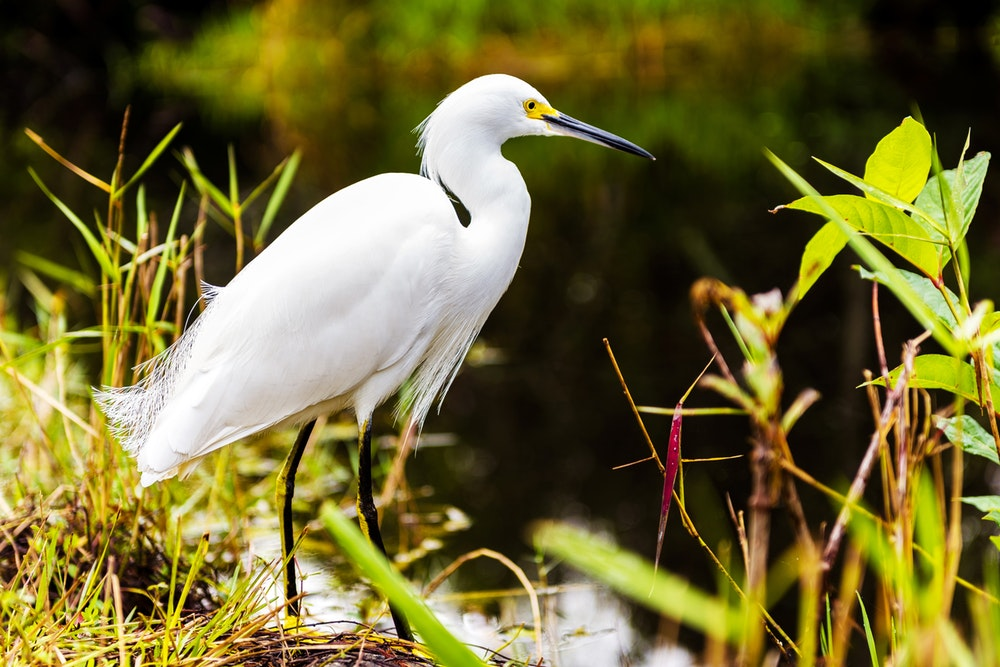
#> input picture convolution_image/bird.jpg, 1000 x 667 px
$ python convolution_on_image.py
#> lines starting #> are read from the running program, lines starting #| are printed output that depends on the picture; after the words box and inside, x2 and y2 are one past the last pixel; in counts of white or black regions, pixels touching at a corner belong together
import numpy as np
from scipy import signal
from scipy import misc
import matplotlib.pyplot as plt
from PIL import Image

im = Image.open('bird.jpg')
#> im is the input picture: PIL image 1000x667 RGB; mean R, G, B 111.4, 103.8, 50.7

#convert an image to grey scale using ITU-R 601-2 transform
image_gr = im.convert("L")
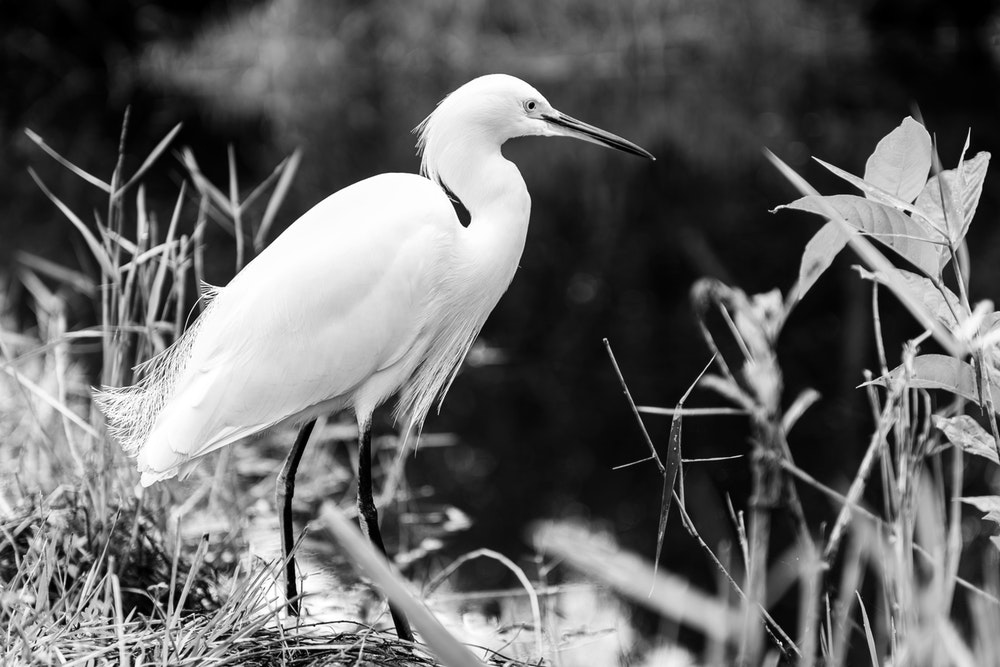
#> image_gr: PIL image 1000x667 L; min 0, max 255, mean 100

print("\n Original type: %r \n\n" %image_gr)
#|  Original type: <PIL.Image.Image image mode=L size=1000x667 at 0x7F3A62A982D0>

#convert image to a matrix with values from 0 to 255
arr = np.asarray(image_gr)

#plot image
imgplot = plt.imshow(arr)
imgplot.set_cmap('gray')

print("After conversion to gray: \n\n %r" %arr)
#> (printed output is left out)
plt.show(imgplot)

#edge detector kernel
kernel = np.array([[0,1,0],[1,-4,1],[0,1,0]])
grad = signal.convolve2d(arr, kernel, mode='same', boundary='symm')
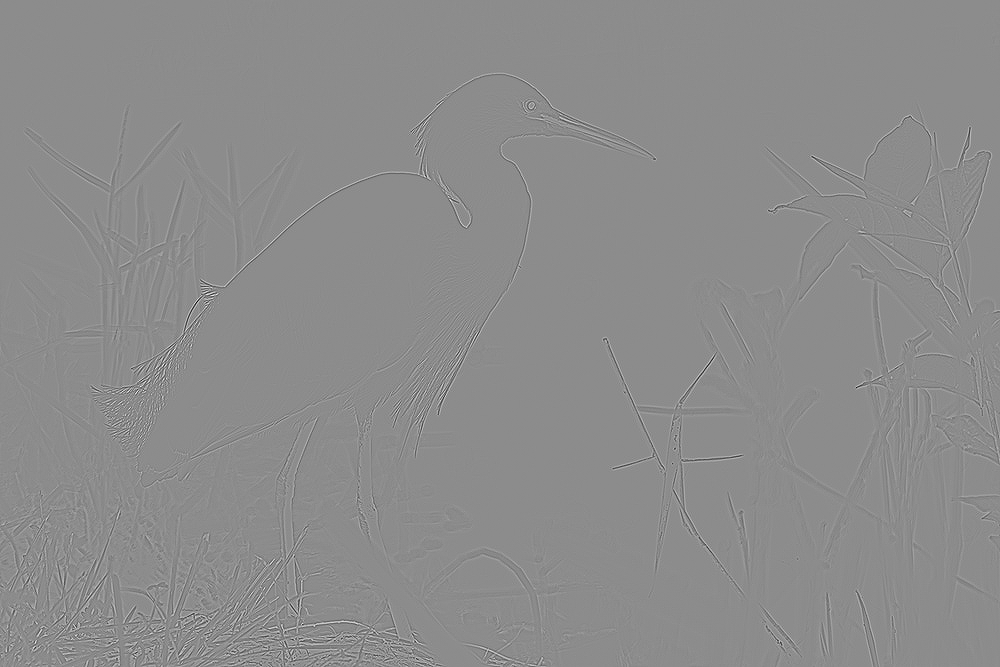
#> grad: shape (667, 1000) int64; min -535, max 437, mean 0; drawn with min black and max white

print("GRADIENT MAGNITUDE - Feature map")

fig, aux = plt.subplots(figsize=(10,10))
aux.imshow(np.absolute(grad), cmap='gray')
print("After convolution")

plt.show(aux)
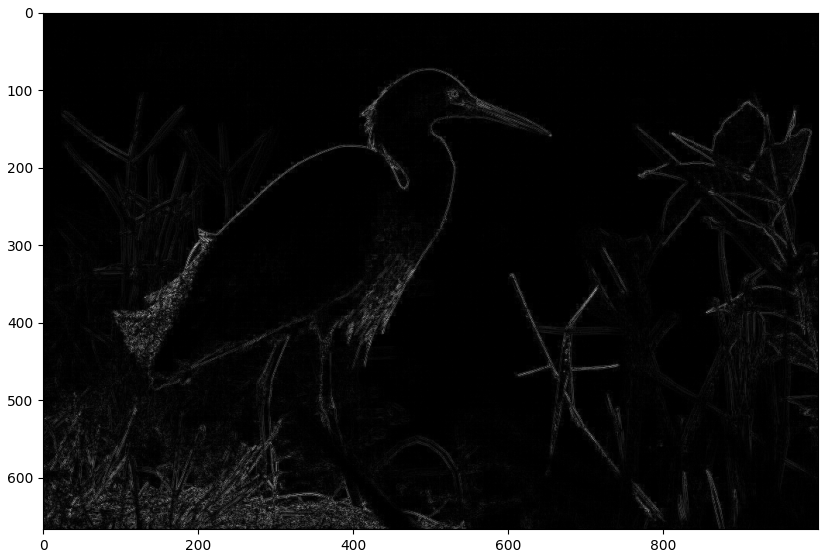
#> figure drawn by matplotlib, 1 panel
#normalize
grad_biases = np.absolute(grad) + 100
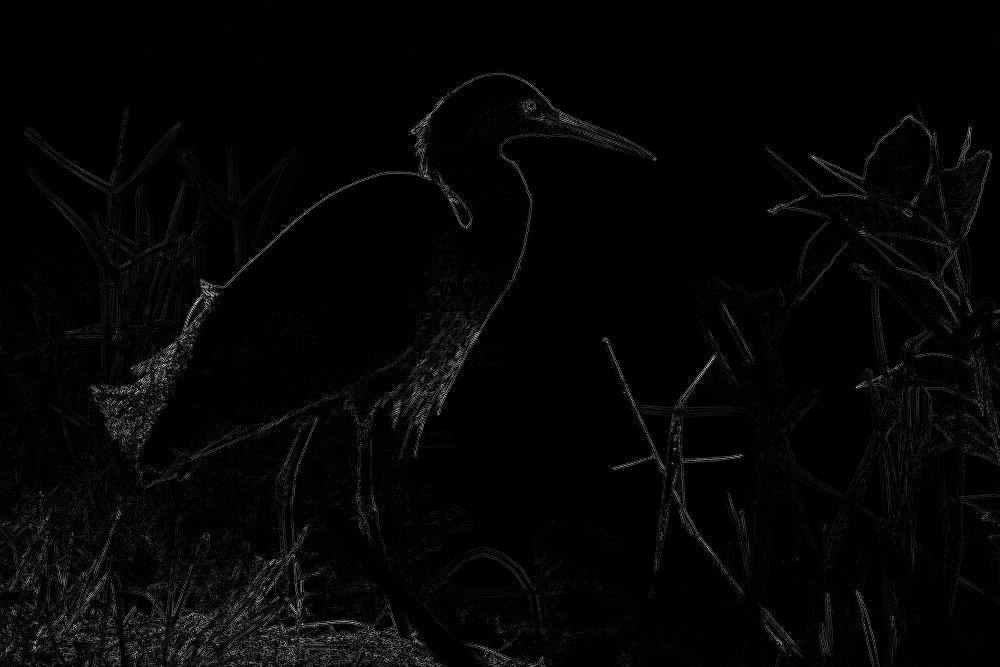
#> grad_biases: shape (667, 1000) int64; min 100, max 635, mean 112.1; drawn with min black and max white
grad_biases[grad_biases > 255] = 255
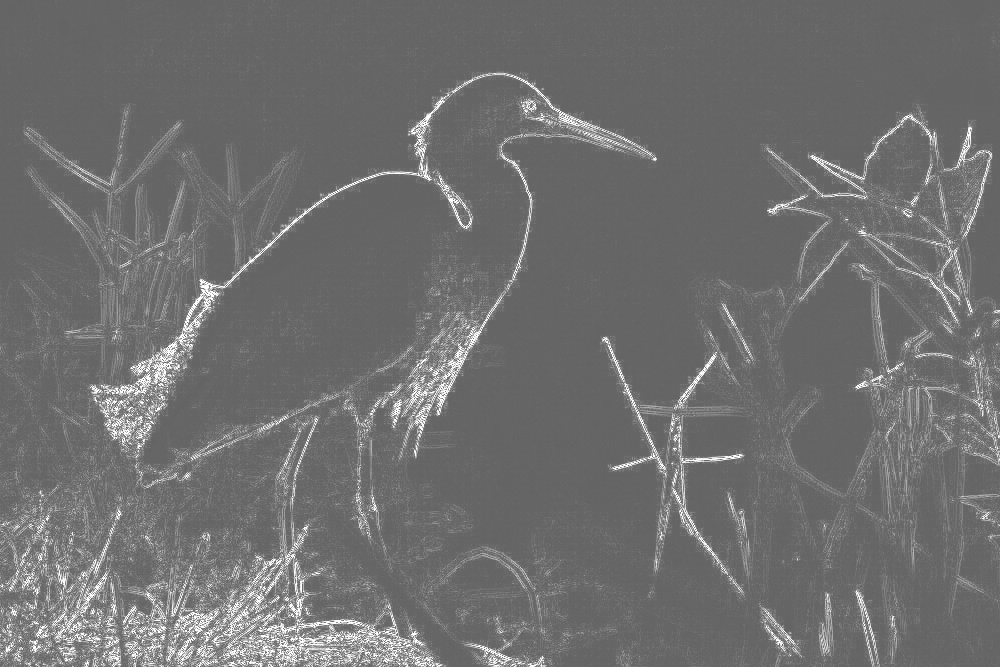
#> grad_biases: shape (667, 1000) int64; 0.82% of pixels changed, all inside (x1, y1, x2, y2) = (1, 75, 1000, 667)

print("GRADIENT MAGNITUDE - Feature map")
print('After normalization')
fig, aux = plt.subplots(figsize=(10,10))
aux.imshow(np.absolute(grad_biases), cmap='gray')
plt.show()
